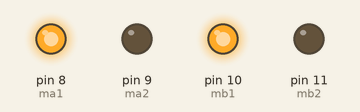
Recording of a sketch running on a simulated Arduino Uno, built with avr-gcc and run on an emulated ATmega328P. Parts: output pins drawn as LEDs (lit = HIGH).

Above: at 0.1 s.
Timing chart, 0 to 1.6 s (numbered marks = the images above):
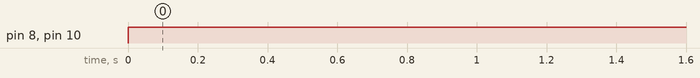

The sketch:

robo_motor.ino
```cpp
///////////       frwd
///////////       B     A
//////////        B     A


//motor A
const int ma1 = 8;        // clock
const int ma2 = 9;       // antti clock

//motor B
const int mb1 = 10;
const int mb2 = 11;


/////////////////////////////// setup/////////////////////////////////


void setup() {
  // put your setup code here, to run once:
pinMode(ma1,OUTPUT);
pinMode(ma2,OUTPUT);
pinMode(mb1,OUTPUT);
pinMode(mb2,OUTPUT);
Serial.begin(9600);
}


/////////////////////////////direction of car//////////////////////


void forward()
{
  digitalWrite(ma2,LOW);
  digitalWrite(mb2,LOW);
  digitalWrite(ma1,HIGH);
  digitalWrite(mb1,HIGH);


}

void backward()
{
  digitalWrite(ma1,LOW);
  digitalWrite(mb1,LOW);
  digitalWrite(ma2,HIGH);
  digitalWrite(mb2,HIGH);


}

void left()
{
  digitalWrite(ma2,LOW);
  digitalWrite(mb1,LOW);
  digitalWrite(mb2,HIGH);
  digitalWrite(ma1,HIGH);


}

void right()
{
  digitalWrite(ma2,HIGH);
  digitalWrite(mb1,HIGH);
  digitalWrite(mb2,LOW);
  digitalWrite(ma1,LOW);


}


/////////////////////////////loop prog////////////////////////


void loop() {
  // put your main code here, to run repeatedly:

forward();
delay(3000);

//backward();
//delay(3000);

//right();
//delay(3000);

//left();
//delay(3000);

}
```

Measured:
- by itself, pin 8 (ma1), pin 10 (mb1): LOW → HIGH at 0.00 s
